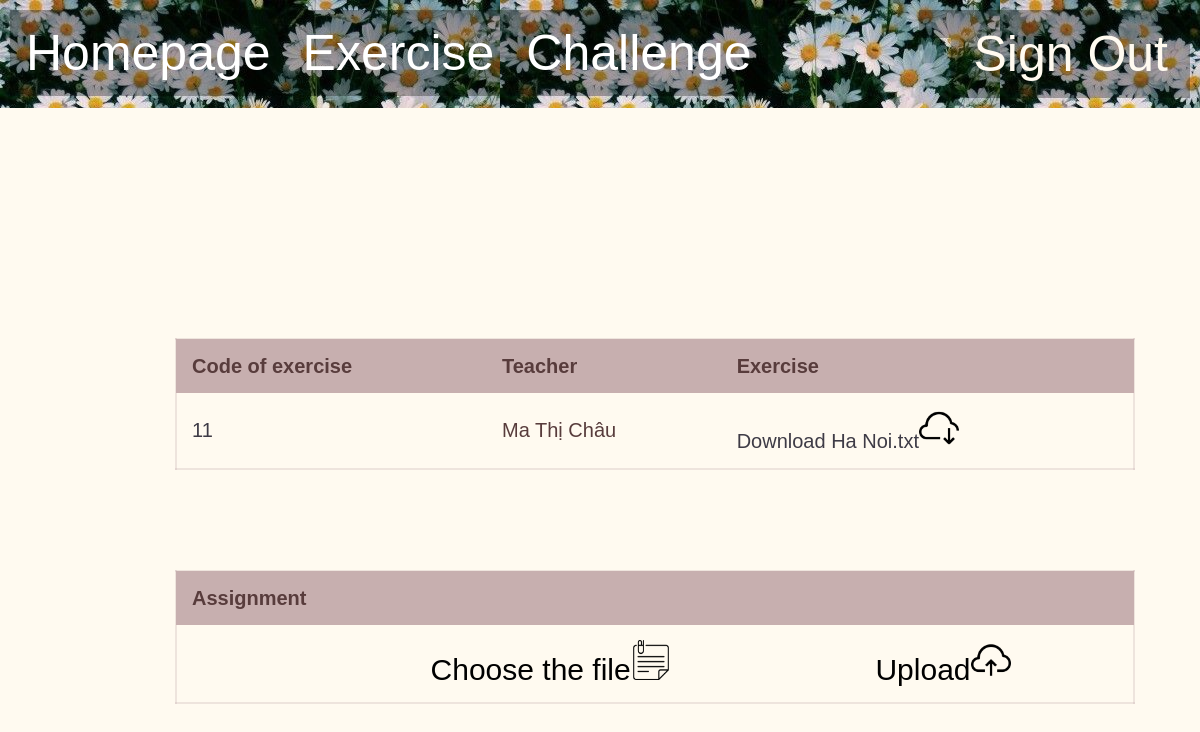
Page /exercise.php?codeOfExercise=11 on the committed database.
### tables this page shows
CREATE TABLE `exercise` (
  `account` varchar(15) NOT NULL,
  `codeOfExercise` int(15) NOT NULL,
  `summarise` varchar(50) NOT NULL,
  `fileName` varchar(100) NOT NULL,
  `fileEnding` varchar(10) NOT NULL
);

CREATE TABLE `teacher` (
  `account` varchar(15) NOT NULL,
  `nameOfTeacher` varchar(30) NOT NULL
);

### exercise.php (the view, shortened to what this page needs)
<head>
    <link rel="stylesheet" href="mains.css">
    <link rel="stylesheet" href="navbars.css">
    <link rel="stylesheet" href="exercisess.css">
</head>
<body>
    <div>
        <ul>
            <li><a href='listOfUsers.php'>Homepage</a></li>
            <li><a href='exercise.php'>Exercise</a></li>
            <li style="float:right"><a href=""><form action="" method="POST" style="font-size: 0px;"><input type="submit" name="signOut" value="Sign Out" style="border:none; background-color:transparent;
            font-size: 50px; font-family: 'Gill Sans', 'Gill Sans MT', Calibri, 'Trebuchet MS', sans-serif; color: floralwhite;"></form></a></li>
            <li style="float:right"><a href=<?php session_start(); echo "'listOfUsers.php?account=".$_SESSION["account"]."'>";?> <?php echo $_SESSION["account"];?></a></li>
            <li><a href='challenge.php'>Challenge</a></li>
        </ul>
    </div>
    <?php
        $servername = "localhost";
        $database = "student_management";
        $username = "root";
        $password = "";
        $conn = mysqli_connect($servername, $username, $password, $database);
        $html = '<table id="t01">';
        $html .= '<tr>';
        $html .= '<th>' . "Code of exercise" .'</th>';
        $html .= '<th>' . "Teacher".'</th>';
        if (!empty($_GET['codeOfExercise'])){
            $html .= '<th>' . "Exercise" .'</th>';
            $html .= '</tr>';
            $codeOfExercise = $_GET['codeOfExercise'];
            $sql = "SELECT `codeOfExercise`, teacher.account, nameOfTeacher, fileName
                    FROM `exercise`
                    JOIN teacher
                    ON teacher.account = exercise.account
                    WHERE `codeOfExercise`='$codeOfExercise'";
            $result = $conn->query($sql);
            $row = $result->fetch_assoc();
            $html .= '<tr>';
            $html .= '<td>' .'<a href="exercise.php?codeOfExercise='.$row["codeOfExercise"].'">'. $row["codeOfExercise"] .'</a>'.'</td>';
            $html .= '<td>' . $row["nameOfTeacher"] . '</td>';
            $html .= '<td>' . '<p><a href="download.php?file=' . urlencode($row["fileName"]) . '">Download '.$row["fileName"]
            .'<img src="image/cloud-computing (1).png" alt="Download" width="40" height="40">'.'</a></p>' . '</td>';
            $html .= '</tr>';
        }
        $html .= '</table>';
        echo $html;
                ?>
                <?php
        if ($_SESSION['isTeacher'] == 0 && !empty($_GET['codeOfExercise'])){
            $html1 = '<table id="t01" style="margin:-100px 175px">';
            $html1 .= '<tr>';
            $html1 .= '<th>' . "Assignment".'</th>';
            $html1 .= '<th>' . "" .'</th>';
            $html1 .= '<th>' . "".'</th>';
            $html1 .= '</tr>';
            $a = $_SESSION['account'];
            $codeOfExercise = $_GET['codeOfExercise'];
            $sql = "SELECT `completedExercise`, `time`, `mark`
                    FROM `homework`
                    WHERE `accountStudent` = '$a' AND `codeOfExercise` = '$codeOfExercise'";
            $result = $conn->query($sql);
            if($row = $result->fetch_assoc()){
                $html1 .= '<tr>';
                $html1 .= '<td>' . '<p><a href="download.php?file=' . urlencode($row["completedExercise"]) . '">Download '.$row["completedExercise"].'<img src="image/cloud-computing (1).png" alt="Download" width="40" height="40">'.'</a></p>' . '</td>';
                $html1 .= '<form action="" method="post" enctype="multipart/form-data">';
                $html1 .=  '<td>' .  '<input type="file" name="file" id="file" class="inputfile">';
                $html1 .=    '<label for="file" class="button" >Change the file</label>'.
                '<img src="image/sticky-note.png" alt="Download" width="40" height="40">'.'</td>';
                $html1 .=   '<td>' . '<input type="submit" name="uploadAgain" value="Upload" class="button">'.
                '<img src="image/cloud-computing.png" alt="Download" width="40" height="40">'.'</td>';
                $html1 .= '</form>'.'</tr>';
                $html1 .= '</table>';
                echo $html1;
                if (isset($_POST['uploadAgain']) && isset($_FILES['file'])) {
                    if ($_FILES['file']['error'] > 0){
                        ?>
                        <script>
                            location.replace("exercise.php?codeOfExercise=".$_GET["codeOfExercise"]);
                        </script>
                        <?php
                    }
                    else {
                        move_uploaded_file($_FILES['file']['tmp_name'], 'exercise/' . $_FILES['file']['name']);
                        $a = $_SESSION['account'];
                        $type = $_FILES['file']['type'];
                        $name = $_FILES['file']['name'];
                        $sql="UPDATE homework
                        SET  completedExercise = '$name', fileEnding = '$type'
                        WHERE accountStudent = '$a'";
                        if ($conn->query($sql) === TRUE)  {
                            ?>
                            <script>
                                location.replace("exercise.php?codeOfExercise=".$_GET["codeOfExercise"]);
                            </script>
                            <?php
                        }
                        else {
                            ?>
                            <script>
                                location.replace("exercise.php?codeOfExercise=".$_GET["codeOfExercise"]);
                            </script>
                            <?php
                        }
                    }
                }
            }
            else {
                $html1 .= '<tr>';
                $html1 .= '<td>'."".'</td>';
                $html1 .= '<form action="" method="post" enctype="multipart/form-data" >';
                $html1 .=  '<td>' .  '<input type="file" name="file" id="file" class="inputfile">';
                $html1 .=    '<label for="file" class="button" >Choose the file</label>'.
                '<img src="image/sticky-note.png" alt="Download" width="40" height="40">'.'</td>';
                $html1 .=   '<td>' . '<input type="submit" name="up1st" value="Upload" class="button">'.
                '<img src="image/cloud-computing.png" alt="Download" width="40" height="40">'.'</td>';
                $html1 .= '</form>'.'</tr>';
                $html1 .= '</table>';
                echo $html1;
                        ?>
                            <?php
            }
    }
        ?>
</body>

### mains.css (style rules this page uses)
body { margin: 0; background-color: floralwhite; }

### navbars.css (style rules this page uses)
ul { list-style-type: none; margin: 0px; border-bottom: 30px solid floralwhite; padding: 10; overflow: hidden; background-image:url('image/b99d24f738af6f0ac9dd9d15391b8f77.jpg'); font-size: 50px; font-family: 'Gill Sans', 'Gill Sans MT', Calibri, 'Trebuchet MS', sans-serif; color: floralwhite; }
li { float: left; }
li a { display: block; color: white; text-align: center; padding: 14px 16px; text-decoration: none; background-color: rgba(0, 0, 0, 0.3); }

### exercisess.css (style rules this page uses)
table { margin: 200px 175px; width: 80%; border: 2px solid rgb(199, 175, 175, 0.3); }
table, th, td { border-collapse: collapse; font-size: 20px; font-family: 'Gill Sans', 'Gill Sans MT', Calibri, 'Trebuchet MS', sans-serif; }
th, td { padding: 15px; text-align: left; }
#t01 tr:nth-child(even) { background-color: floralwhite ; color: rgb(88, 60, 60); }
#t01 a:link { color: rgb(62, 59, 70) ; text-decoration: none; }
#t01 tr:nth-child(odd) { background-color: rgb(199, 175, 175, 0.3); color: rgb(88, 60, 60); }
#t01 th { background-color: rgb(199, 175, 175); }
.button { border: none; list-style-type: none; padding: 0px; overflow: hidden; font-size: 30px; font-family: 'Gill Sans', 'Gill Sans MT', Calibri, 'Trebuchet MS', sans-serif; color: black; background-color: floralwhite; }

### rows in the picture
exercise: codeOfExercise "11", teacher.nameOfTeacher "Ma Thị Châu", fileName "Ha Noi.txt"
